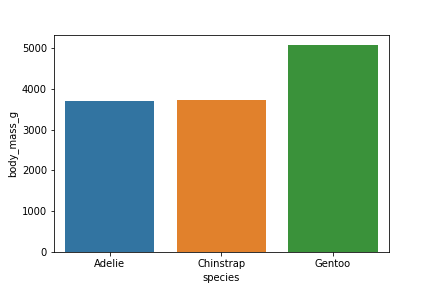

The Python source for this figure:

import seaborn as sns
from matplotlib import pyplot as plt

df = sns.load_dataset("penguins")

# kürzere Notation mit pandas
df.groupby("species")["body_mass_g"].mean().plot.bar()

# besserer Plot mit seaborn
plt.figure()
sns.barplot(
    data=df, 
    x="species",
    y="body_mass_g",
    estimator="mean",
    errorbar=None,
)
plt.savefig("barplot.png")
